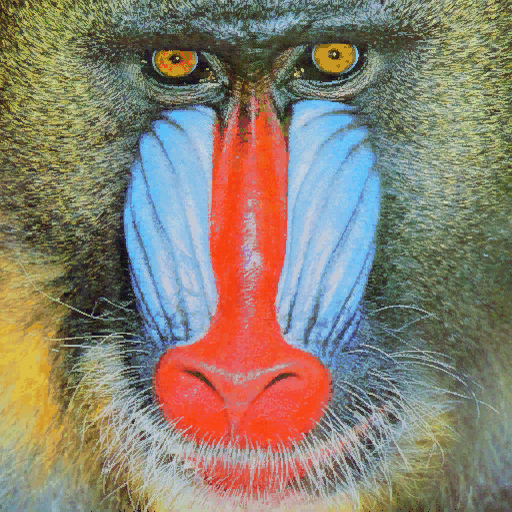
#> input picture PRACTICA_2/mandril.jpg, 512 x 512 px, found by its file name
$ jupyter execute VC_P2_TAREAS.ipynb   (older library calls are emulated)   (text cells are left out)
#> lines starting #> are read from the running program, lines starting #| are printed output that depends on the picture; after the words box and inside, x2 and y2 are one past the last pixel; in counts of white or black regions, pixels touching at a corner belong together
[cell 1]
import cv2
import numpy as np
import matplotlib.pyplot as plt
from PIL import Image, ImageDraw, ImageFont

[cell 2]
img = cv2.imread('img/mandril.jpg')
#> img is the input picture: shape (512, 512, 3); mean B, G, R 112.9, 128.5, 137.5

#Conversión de la imagen a niveles de grises de la imagen original en BGR
gris = cv2.cvtColor(img, cv2.COLOR_BGR2GRAY)

#Obtiene contornos con el operador de Canny
#Parámetros: imagen de entrada, umbral inferior, umbral superior
canny = cv2.Canny(gris, 100, 200)
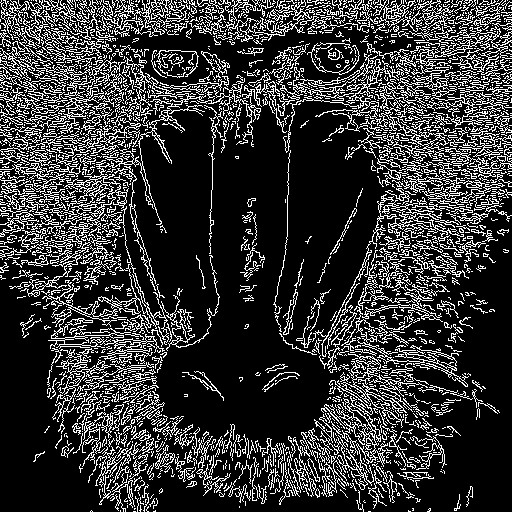
#> canny: shape (512, 512); 21.2% white in thin lines or dots

plt.imshow(canny, cmap='gray')
plt.show()

[cell 3]
#Cuenta el número de píxeles blancos (255) por fila
#Suma los valores de los pixeles por fila
row_counts = cv2.reduce(canny, 1, cv2.REDUCE_SUM, dtype=cv2.CV_32SC1)
#> row_counts = 512 values, max 56100 at index 12, min 4335 at index 507, mean 27646.1

#OBTENEMOS EL NÚMERO DE PÍXELES MÁXIMOS DE LA SUMA DE PÍXELES POR FILA
maxfil = np.max(row_counts) / 255
#> maxfil = 220
print("El número máximo de píxeles por fila es:", maxfil)
#| El número máximo de píxeles por fila es: 220.0

#REALIZAMOS UN BUCLE GUARDANDO EN UN ARRAY LOS VALORES DE ROW COUNTS QUE CUMPLAN LA CONDICIÓN REQUERIDA
condition_values = []
for i, value in enumerate(row_counts):
    if value / 255 >= (0.9 * maxfil):
        condition_values.append(i)
#> this loop made 512 passes
#> value on passes 1 to 3: [44625], [48705], [49725]
#> after the loop, condition_values = [6, 12, 15, 20, 21, 88, 100]

print("El número de filas que cumplen la condición es:", len(condition_values), "y sus índices son:", condition_values) #MUESTRA EL NÚMERO DE FILAS QUE CUMPLEN LA CONDICIÓN Y SUS ÍNDICES
#| El número de filas que cumplen la condición es: 7 y sus índices son: [6, 12, 15, 20, 21, 88, 100]

canny_color = cv2.cvtColor(canny, cv2.COLOR_GRAY2BGR)
#> canny_color: shape (512, 512, 3); 21.2% white in thin lines or dots

#DIBUJA LÍNEAS ROJAS EN LAS FILAS QUE CUMPLEN LA CONDICIÓN
for f in condition_values:
    cv2.line(canny_color, (0, f), (canny.shape[1] - 1, f), (0, 0, 255), 1)
#> this loop made 7 passes
#> f on passes 1 to 7: 6, 12, 15, 20, 21, 88, 100
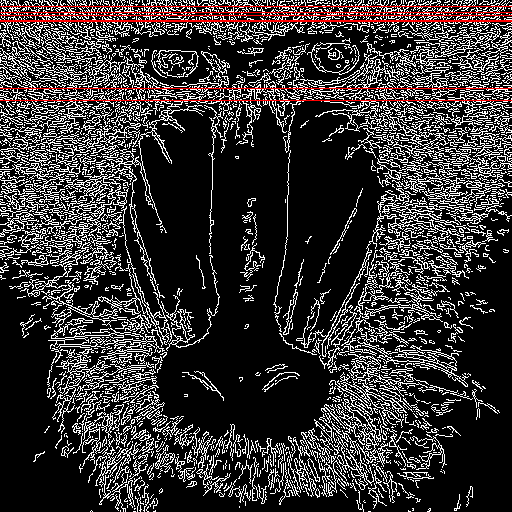
#> canny_color: shape (512, 512, 3); mean B, G, R 52.6, 52.6, 56.1

#MUESTRA EL RESULTADO FINAL CON LAS FILAS QUE CUMPLEN LA CONDICIÓN
plt.figure()
plt.axis("off")
plt.title("Filas con >= 90% de maxfil")
plt.imshow(cv2.cvtColor(canny_color, cv2.COLOR_BGR2RGB))
plt.show()

[cell 4]
# Gaussiana para suavizar la imagen original, eliminando altas frecuencias
ggris = cv2.GaussianBlur(gris, (3, 3), 0)

#Calcula en ambas direcciones (horizontal y vertical)
sobelx = cv2.Sobel(ggris, cv2.CV_64F, 1, 0)  # x
sobely = cv2.Sobel(ggris, cv2.CV_64F, 0, 1)  # y
#Combina ambos resultados
sobel = cv2.add(sobelx, sobely)

plt.axis("off")
plt.title('Bordes combinados')
#Para visualizar convierte a escala manejable en una imagen de grises
plt.imshow(cv2.convertScaleAbs(sobel), cmap='gray')
#plt.imshow(sobel, cmap='gray') #Prueba sin convertir escala
plt.show()

[cell 5]
sobel8 = cv2.convertScaleAbs(sobel)
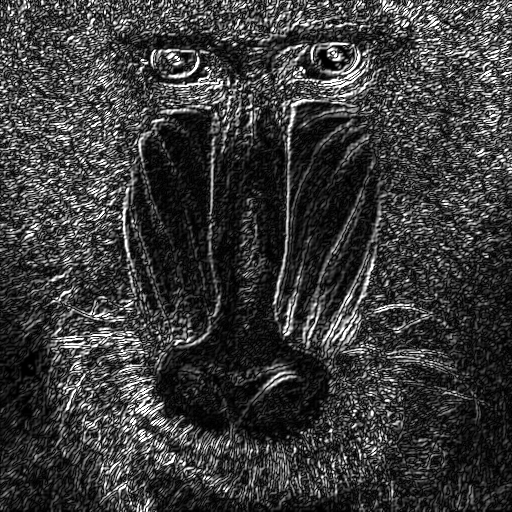
#> sobel8: shape (512, 512); min 0, max 255, mean 58.4
plt.figure()
plt.axis("off")
plt.title('Sobel a 8 bits (convertScaleAbs)')
plt.imshow(sobel8, cmap='gray')
plt.show()

#Define valor umbral
valorUmbral = 110
#Obtiene imagen umbralizada para dicho valor definido
_, imagenUmbralizada = cv2.threshold(sobel8, valorUmbral, 255, cv2.THRESH_BINARY)
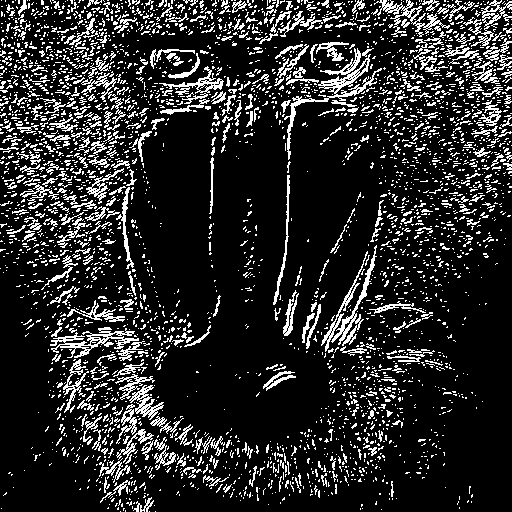
#> imagenUmbralizada: shape (512, 512); 16.3% white in thin lines or dots

plt.figure()
plt.axis("off")
plt.title(f'Sobel umbralizado (umbral = {valorUmbral})')
plt.imshow(imagenUmbralizada, cmap='gray')
plt.show()

#CONTAMOS POR FILAS Y COLUMNAS
#Cuenta el número de píxeles blancos (255) por fila y columna
#Suma los valores de los pixeles por fila y columna
row_counts = cv2.reduce(imagenUmbralizada, 1, cv2.REDUCE_SUM, dtype=cv2.CV_32SC1)
#> row_counts = 512 values, max 52020 at index 83, min 3060 at index 507, mean 21267.1
col_counts = cv2.reduce(imagenUmbralizada, 0, cv2.REDUCE_SUM, dtype=cv2.CV_32SC1)

#OBTENEMOS EL NÚMERO DE PÍXELES MÁXIMOS DE LA SUMA DE PÍXELES POR FILA Y COLUMNA
maxrow = np.max(row_counts) / 255
#> maxrow = 204
maxcol = np.max(col_counts) / 255
#> maxcol = 200

#REALIZAMOS UN BUCLE GUARDANDO EN UN ARRAY LOS VALORES DE ROW COUNTS QUE CUMPLAN LA CONDICIÓN REQUERIDA
row_values = []
for i, value in enumerate(row_counts):
    if value / 255 >= (0.9 * maxrow):
        row_values.append(i)
#> this loop made 512 passes
#> value on passes 1 to 3: [34425], [43350], [45135]
#> after the loop, row_values = [3, 8, 82, 83]

col_values = []
for i, value in enumerate(col_counts[0]):
    if value / 255 >= (0.9 * maxcol):
        col_values.append(i)
#> this loop made 512 passes
#> value on passes 1 to 3: 11475, 15300, 18105
#> after the loop, col_values = [104, 105, 127, 287, 288]


print("El número de filas que cumplen la condición es:", len(row_values), "y sus índices son:", row_values) #MUESTRA EL NÚMERO DE FILAS Y COLUMNAS QUE CUMPLEN LA CONDICIÓN Y SUS ÍNDICES
#| El número de filas que cumplen la condición es: 4 y sus índices son: [3, 8, 82, 83]
print("El número de columnas que cumplen la condición es:", len(col_values), "y sus índices son:", col_values) #MUESTRA EL NÚMERO DE FILAS Y COLUMNAS QUE CUMPLEN LA CONDICIÓN Y SUS ÍNDICES
#| El número de columnas que cumplen la condición es: 5 y sus índices son: [104, 105, 127, 287, 288]


#COPIA LA IMAGEN ORIGINAL PARA DIBUJAR SOBRE ELLA
mandril_lines = img.copy()

#DIBUJA UNA LÍNEA HORIZONTAL ROJA EN CADA FILA QUE CUMPLE LA CONDICIÓN
for f in row_values:
    cv2.line(mandril_lines, (0, f), (mandril_lines.shape[1] - 1, f), (0, 0, 255), 1)
#> this loop made 4 passes
#> f on passes 1 to 4: 3, 8, 82, 83
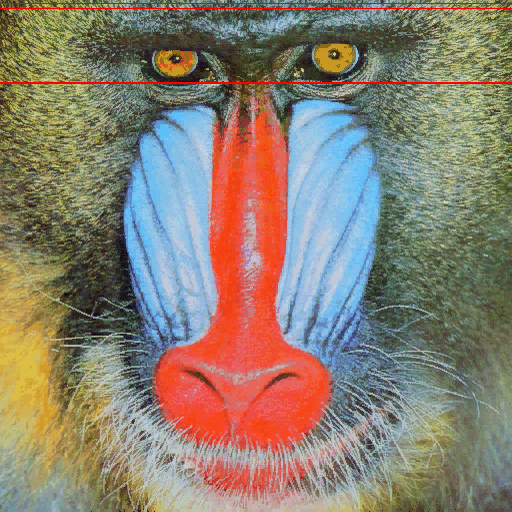
#> mandril_lines: shape (512, 512, 3); 0.78% of pixels changed, all inside (x1, y1, x2, y2) = (0, 3, 512, 84)

#DIBUJA UNA LÍNEA VERTICAL VERDE EN CADA COLUMNA QUE CUMPLE LA CONDICIÓN
for c in col_values:
    cv2.line(mandril_lines, (c, 0), (c, mandril_lines.shape[0] - 1), (0, 255, 0), 1)
#> this loop made 5 passes
#> c on passes 1 to 5: 104, 105, 127, 287, 288
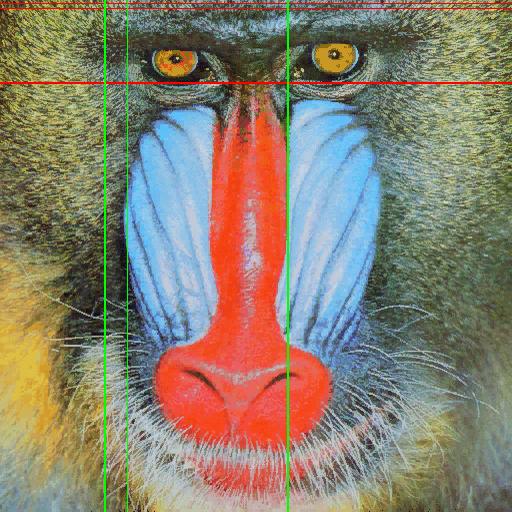
#> mandril_lines: shape (512, 512, 3); 0.98% of pixels changed, all inside (x1, y1, x2, y2) = (104, 0, 289, 512)

#MUESTRA LA IMAGEN RESULTANTE (CONVERTIDA A RGB PARA QUE MATPLOTLIB MUESTRE BIEN LOS COLORES)
plt.figure()
plt.axis("off")
plt.title("Sobel: filas (rojo) y columnas (verde) >= 90% del máximo")
plt.imshow(cv2.cvtColor(mandril_lines, cv2.COLOR_BGR2RGB))
plt.show()

[cell 6]
#CANNY YA ES BINARIA (0 O 255), ASÍ QUE NO HACE FALTA CONVERTIR NI UMBRALIZAR
plt.figure()
plt.axis("off")
plt.title('Canny')
plt.imshow(canny, cmap='gray')
plt.show()

#CONTAMOS POR FILAS Y COLUMNAS
row_counts_canny = cv2.reduce(canny, 1, cv2.REDUCE_SUM, dtype=cv2.CV_32SC1)
#> row_counts_canny = 512 values, max 56100 at index 12, min 4335 at index 507, mean 27646.1
col_counts_canny = cv2.reduce(canny, 0, cv2.REDUCE_SUM, dtype=cv2.CV_32SC1)

#OBTENEMOS EL NÚMERO MÁXIMO DE PÍXELES BLANCOS POR FILA Y POR COLUMNA
maxrow_canny = np.max(row_counts_canny) / 255
#> maxrow_canny = 220
maxcol_canny = np.max(col_counts_canny) / 255
#> maxcol_canny = 187

#GUARDAMOS LAS POSICIONES DE LAS FILAS QUE CUMPLEN LA CONDICIÓN
row_values_canny = []
for i, value in enumerate(row_counts_canny):
    if value / 255 >= (0.9 * maxrow_canny):
        row_values_canny.append(i)
#> after the loop, row_values_canny = [6, 12, 15, 20, 21, 88, 100]

#GUARDAMOS LAS POSICIONES DE LAS COLUMNAS QUE CUMPLEN LA CONDICIÓN
col_values_canny = []
for i, value in enumerate(col_counts_canny[0]):
    if value / 255 >= (0.9 * maxcol_canny):
        col_values_canny.append(i)
#> this loop made 512 passes
#> value on passes 1 to 3: 22440, 25245, 24480
#> after the loop, col_values_canny = [67, 86, 92, 96, 99, 100, 103, 104, 105, 112, 115, 119, 123, 379, 380, 383, 392, 396, 403]

#MUESTRA EL MÁXIMO, EL NÚMERO DE FILAS/COLUMNAS QUE CUMPLEN LA CONDICIÓN Y SUS ÍNDICES
print("El número de filas que cumplen la condición es:", len(row_values_canny), "y sus índices son:", row_values_canny)
#| El número de filas que cumplen la condición es: 7 y sus índices son: [6, 12, 15, 20, 21, 88, 100]
print("El número de columnas que cumplen la condición es:", len(col_values_canny), "y sus índices son:", col_values_canny)
#| El número de columnas que cumplen la condición es: 19 y sus índices son: [67, 86, 92, 96, 99, 100, 103, 104, 105, 112, 115, 119, 123, 379, 380, 383, 392, 396, 403]

#COPIA NUEVA DEL MANDRIL PARA NO MEZCLAR CON LAS LÍNEAS DE SOBEL
mandril_lines_canny = img.copy()

#DIBUJA UNA LÍNEA HORIZONTAL ROJA EN CADA FILA QUE CUMPLE LA CONDICIÓN
for f in row_values_canny:
    cv2.line(mandril_lines_canny, (0, f), (mandril_lines_canny.shape[1] - 1, f), (0, 0, 255), 1)
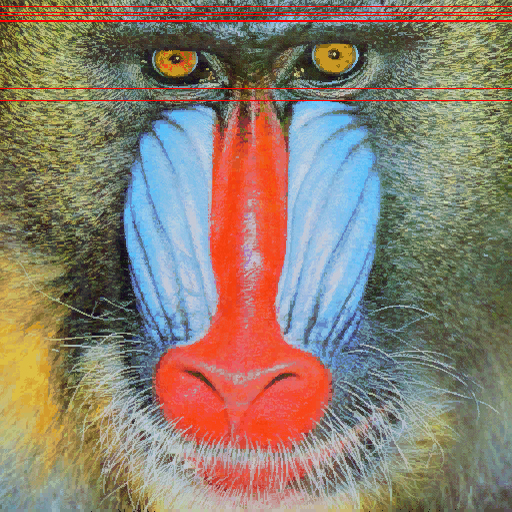
#> mandril_lines_canny: shape (512, 512, 3); 1.37% of pixels changed, all inside (x1, y1, x2, y2) = (0, 6, 512, 101)

#DIBUJA UNA LÍNEA VERTICAL VERDE EN CADA COLUMNA QUE CUMPLE LA CONDICIÓN
for c in col_values_canny:
    cv2.line(mandril_lines_canny, (c, 0), (c, mandril_lines_canny.shape[0] - 1), (0, 255, 0), 1)
#> this loop made 19 passes
#> c on passes 1 to 12: 67, 86, 92, 96, 99, 100, 103, 104, 105, 112, 115, 119
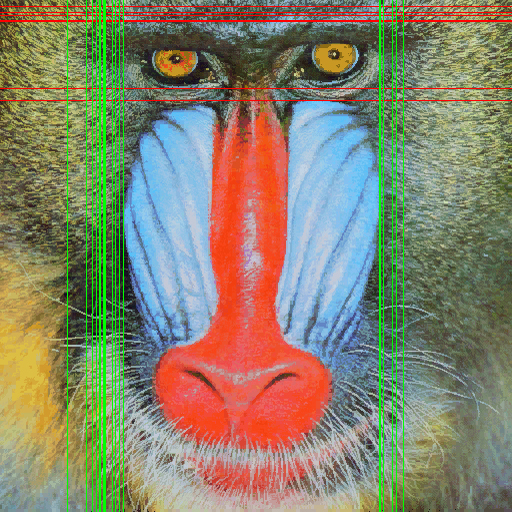
#> mandril_lines_canny: shape (512, 512, 3); 3.71% of pixels changed, all inside (x1, y1, x2, y2) = (67, 0, 404, 512)

#MUESTRA LA IMAGEN RESULTANTE
plt.figure()
plt.axis("off")
plt.title("Canny: filas (rojo) y columnas (verde) >= 90% del máximo")
plt.imshow(cv2.cvtColor(mandril_lines_canny, cv2.COLOR_BGR2RGB))
plt.show()

[cell 7]
plt.figure(figsize=(10, 10))

#IMAGEN BINARIA DE SOBEL UMBRALIZADO
plt.subplot(2, 2, 1)
plt.axis("off")
plt.title(f'Sobel umbralizado (umbral = {valorUmbral})')
plt.imshow(imagenUmbralizada, cmap='gray')

#IMAGEN BINARIA DE CANNY
plt.subplot(2, 2, 2)
plt.axis("off")
plt.title('Canny')
plt.imshow(canny, cmap='gray')

#MANDRIL CON LAS FILAS Y COLUMNAS SELECCIONADAS POR SOBEL
plt.subplot(2, 2, 3)
plt.axis("off")
plt.title('Sobel: filas (rojo) y columnas (verde)')
plt.imshow(cv2.cvtColor(mandril_lines, cv2.COLOR_BGR2RGB))

#MANDRIL CON LAS FILAS Y COLUMNAS SELECCIONADAS POR CANNY
plt.subplot(2, 2, 4)
plt.axis("off")
plt.title('Canny: filas (rojo) y columnas (verde)')
plt.imshow(cv2.cvtColor(mandril_lines_canny, cv2.COLOR_BGR2RGB))

plt.tight_layout()
plt.show()

[cell 8]
#DEMOSTRADOR: CORTINA DE PRIVACIDAD DIGITAL (REINTERPRETACIÓN DE MY LITTLE PIECE OF PRIVACY)

vid = cv2.VideoCapture(0)

#Sustracción de fondo con mezcla de gaussianas y detección de sombras
eliminadorFondo = cv2.createBackgroundSubtractorMOG2(history=500, varThreshold=50, detectShadows=True)

while(True):
    #Fotograma a fotograma
    ret, frame = vid.read()
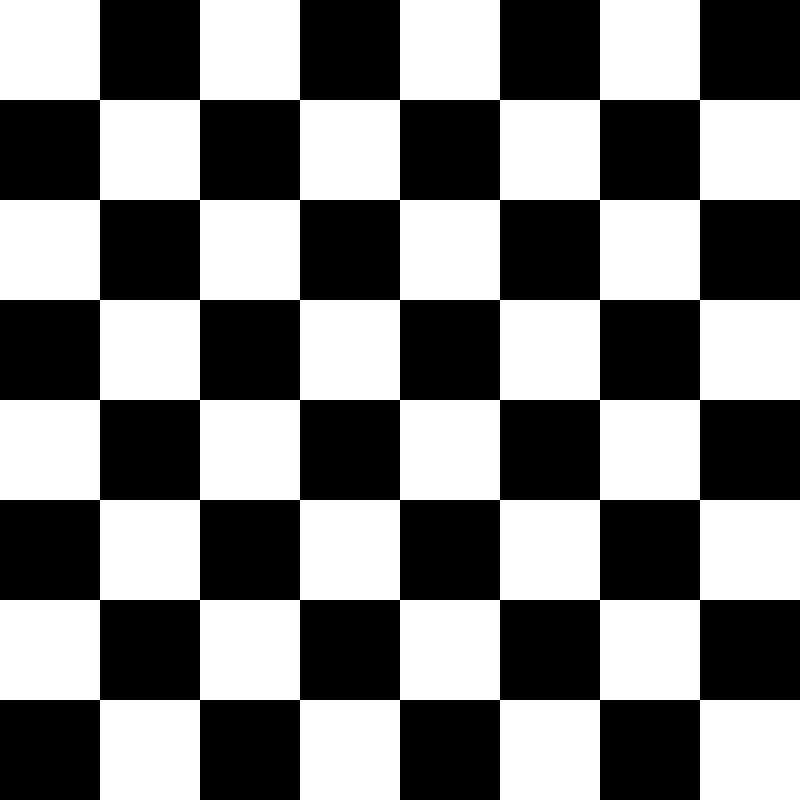
#> input picture PRACTICA_1/CODE/imagen.jpg, 800 x 800 px, given in place of the camera
#> frame is the input picture: shape (800, 800, 3); min 0, max 255, mean 127.5

    if ret:
        #Efecto espejo
        framem = cv2.flip(frame, 1)
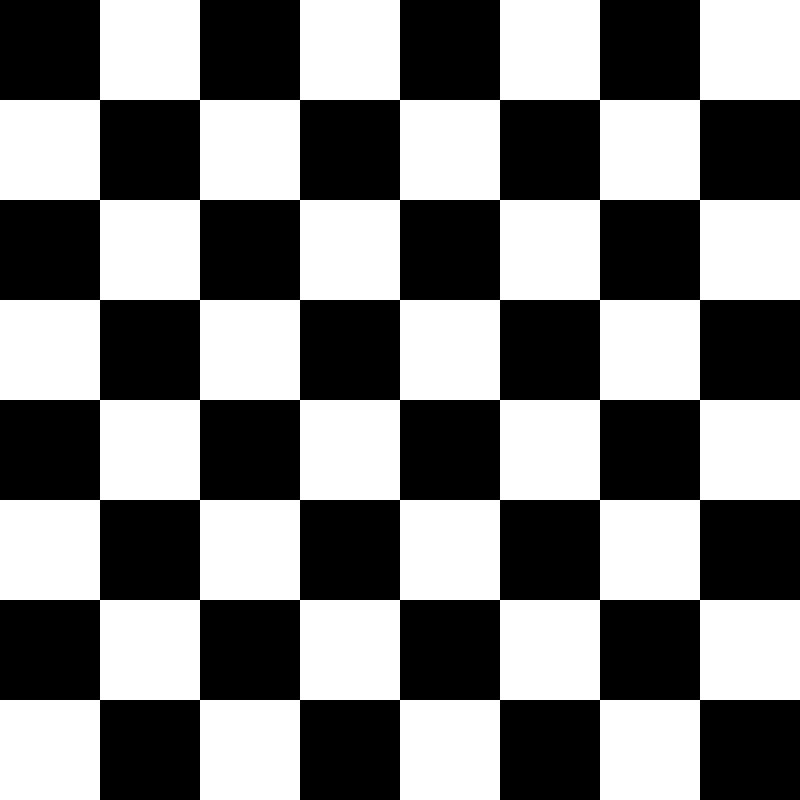
#> framem: shape (800, 800, 3); min 0, max 255, mean 127.5

        #MASCARA: 255 = PERSONA, 127 = SOMBRA, 0 = FONDO
        objetos = eliminadorFondo.apply(framem)
#> objetos: shape (800, 800); values 127 (black) and 255 (white), 50% white; 1 white region, box (x1, y1, x2, y2) and area: (0, 0, 800, 800) 319872

        #UMBRALIZA PARA QUITAR LAS SOMBRAS: TODO LO MENOR DE 200 SE CONVIERTE EN 0, LO DEMÁS EN 255
        _, mascara = cv2.threshold(objetos, 200, 255, cv2.THRESH_BINARY)

        #CUENTA POR COLUMNAS LOS PÍXELES BLANCOS DE LA MÁSCARA
        col_counts = cv2.reduce(mascara, 0, cv2.REDUCE_SUM, dtype=cv2.CV_32SC1)

        #NÚMERO MÁXIMO DE PÍXELES EN UNA COLUMNA
        maxcol = np.max(col_counts) / 255
#> maxcol = 400

        #SOLO SE DIBUJA LA CORTINA SI HAY ALGUIEN (EVITA TAPAR TODO CON LA MÁSCARA VACÍA)
        if maxcol > 20:
            col_values = []
            for i, value in enumerate(col_counts[0]):
                if value / 255 >= (0.3 * maxcol):       #MANTENER VALORES ENTRE 0.3 Y 0.5 PARA QUE SEA MÁS EFICAZ
                    col_values.append(i)
#> after the loop, col_values = 800 values from 0 to 799

            #LÍMITES DE LA CORTINA: PRIMERA Y ÚLTIMA COLUMNA QUE CUMPLEN LA CONDICIÓN
            x1 = min(col_values)
#> x1 = 0
            x2 = max(col_values)
#> x2 = 799

            #DIBUJA LA CORTINA: RECTÁNGULO RELLENO DE ARRIBA ABAJO
            cv2.rectangle(framem, (x1, 0), (x2, framem.shape[0] - 1), (40, 40, 40), -1)
#> framem: shape (800, 800, 3); every value is 40

        #Muestra resultados
        cv2.imshow('Camara', framem)
        cv2.imshow('Mascara', mascara)

    #Detenemos pulsando ESC
    if cv2.waitKey(20) == 27:
#> (key Esc is pressed here)
        break

#LIBERA LA CAMARA Y DESTRUYE LAS VENTANAS
vid.release()
cv2.destroyAllWindows()
